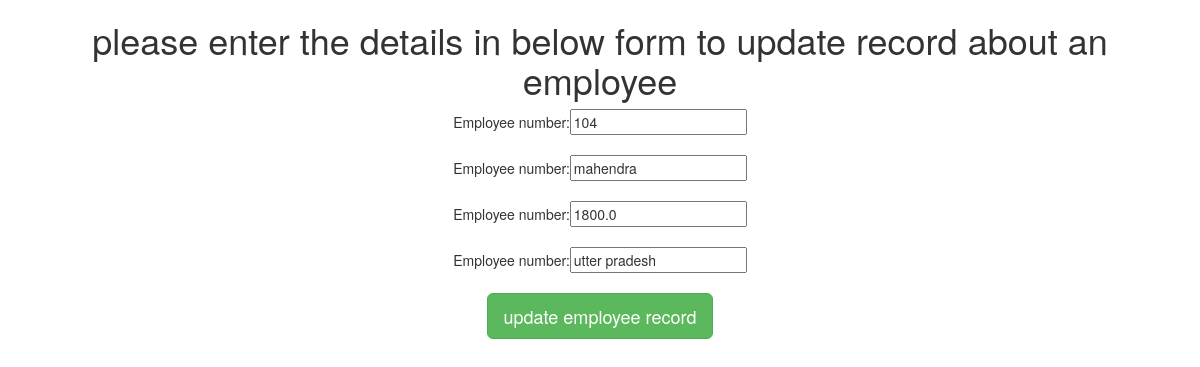
Page /update/4 on the committed database.
### testapp/models.py (models this page shows)
class employee(models.Model):
    eno=models.IntegerField()
    ename=models.CharField(max_length=50)
    esal=models.FloatField()
    eaddr=models.CharField(max_length=50)

### testapp/views.py (the view)
# urls.py: path('update/<id>', views.update_view ),
def update_view(request,id):
    employees=employee.objects.get(id=id)
    if request.method=='POST':
        form=employeeform(request.POST,instance=employees)
        if form.is_valid():
            form.save()
        return HttpResponseRedirect('/')
    return render(request,'update.html',{'employees':employees})

### template/update.html (shortened to what this page needs)
{% extends 'base.html' %}
      {% block body_block %}
      <h1>please enter the details in below form to update record about an employee</h1>
      <form method="post">
        Employee number:<input type="text" name="eno" value="{{employees.eno}}"><br><br>
        Employee number:<input type="text" name="ename" value="{{employees.ename}}"><br><br>
        Employee number:<input type="text" name="esal" value="{{employees.esal}}"><br><br>
        Employee number:<input type="text" name="eaddr" value="{{employees.eaddr}}"><br><br>
        <input type="submit" class="btn btn-primary btn-lg btn-success" value="update employee record">
      </form>
      {% endblock %}

### rows in the picture
employee: eno "104", ename "mahendra", esal "1800.0", eaddr "utter pradesh"
